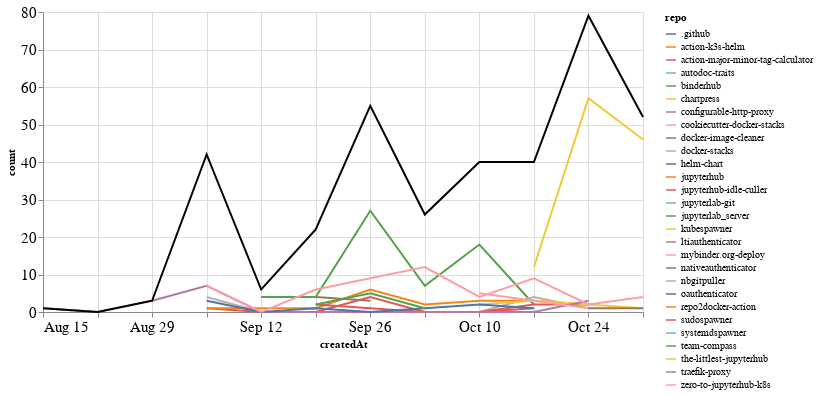

The cell this chart's notebook holds for it:
### Markdown cell above
### Comments

### Code cell
comments_time = comments.groupby('repo').resample('W', on='createdAt').count()['author'].reset_index()
comments_time = comments_time.rename(columns={'author': 'count'})
comments_time_total = comments_time.groupby('createdAt').agg({"count": "sum"}).reset_index()
ch1 = alt.Chart(comments_time, width=600).mark_line().encode(
    x='createdAt',
    y='count',
    color='repo',
    tooltip="repo"
)

ch2 = alt.Chart(comments_time_total, width=600).mark_line(color="black").encode(
    x='createdAt',
    y='count',
)

ch1 + ch2

### Figure 1 — Vega-Lite specification as saved in the notebook (floating-point values rounded to 4 significant figures)
{"config": {"axisLeft": {"labelFontSize": 15}, "axisBottom": {"labelFontSize": 15}}, "layer": [{"data": {"name": "data-5a19a6c5404fce756055b650444c51ff"}, "mark": "line", "encoding": {"color": {"type": "nominal", "field": "repo"}, "tooltip": {"type": "nominal", "field": "repo"}, "x": {"type": "temporal", "field": "createdAt"}, "y": {"type": "quantitative", "field": "count"}}, "width": 600}, {"data": {"name": "data-69717ef561808eaf6c317cfc4d11d044"}, "mark": {"type": "line", "color": "black"}, "encoding": {"x": {"type": "temporal", "field": "createdAt"}, "y": {"type": "quantitative", "field": "count"}}, "width": 600}], "$schema": "https://vega.github.io/schema/vega-lite/v4.8.1.json", "datasets": {"data-5a19a6c5404fce756055b650444c51ff": [{"repo": ".github", "createdAt": "2021-10-24T00:00:00", "count": 1}, {"repo": "action-k3s-helm", "createdAt": "2021-10-10T00:00:00", "count": 5}, {"repo": "action-major-minor-tag-calculator", "createdAt": "2021-09-05T00:00:00", "count": 1}, {"repo": "action-major-minor-tag-calculator", "createdAt": "2021-09-12T00:00:00", "count": 0}, {"repo": "action-major-minor-tag-calculator", "createdAt": "2021-09-19T00:00:00", "count": 0}, {"repo": "action-major-minor-tag-calculator", "createdAt": "2021-09-26T00:00:00", "count": 4}, {"repo": "action-major-minor-tag-calculator", "createdAt": "2021-10-03T00:00:00", "count": 0}, {"repo": "action-major-minor-tag-calculator", "createdAt": "2021-10-10T00:00:00", "count": 0}, {"repo": "action-major-minor-tag-calculator", "createdAt": "2021-10-17T00:00:00", "count": 1}, {"repo": "autodoc-traits", "createdAt": "2021-10-24T00:00:00", "count": 1}, {"repo": "binderhub", "createdAt": "2021-09-12T00:00:00", "count": 4}, {"repo": "binderhub", "createdAt": "2021-09-19T00:00:00", "count": 4}, {"repo": "binderhub", "createdAt": "2021-09-26T00:00:00", "count": 27}, {"repo": "binderhub", "createdAt": "2021-10-03T00:00:00", "count": 7}, {"repo": "binderhub", "createdAt": "2021-10-10T00:00:00", "count": 18}, {"repo": "binderhub", "createdAt": "2021-10-17T00:00:00", "count": 2}, {"repo": "chartpress", "createdAt": "2021-09-05T00:00:00", "count": 2}, {"repo": "configurable-http-proxy", "createdAt": "2021-09-19T00:00:00", "count": 2}, {"repo": "cookiecutter-docker-stacks", "createdAt": "2021-09-05T00:00:00", "count": 1}, {"repo": "docker-image-cleaner", "createdAt": "2021-09-19T00:00:00", "count": 4}, {"repo": "docker-image-cleaner", "createdAt": "2021-09-26T00:00:00", "count": 3}, {"repo": "docker-stacks", "createdAt": "2021-09-05T00:00:00", "count": 4}, {"repo": "docker-stacks", "createdAt": "2021-09-12T00:00:00", "count": 0}, {"repo": "docker-stacks", "createdAt": "2021-09-19T00:00:00", "count": 0}, {"repo": "docker-stacks", "createdAt": "2021-09-26T00:00:00", "count": 0}, {"repo": "docker-stacks", "createdAt": "2021-10-03T00:00:00", "count": 0}, {"repo": "docker-stacks", "createdAt": "2021-10-10T00:00:00", "count": 0}, {"repo": "docker-stacks", "createdAt": "2021-10-17T00:00:00", "count": 4}, {"repo": "docker-stacks", "createdAt": "2021-10-24T00:00:00", "count": 1}, {"repo": "helm-chart", "createdAt": "2021-10-10T00:00:00", "count": 1}, {"repo": "jupyterhub", "createdAt": "2021-09-05T00:00:00", "count": 1}, {"repo": "jupyterhub", "createdAt": "2021-09-12T00:00:00", "count": 1}, {"repo": "jupyterhub", "createdAt": "2021-09-19T00:00:00", "count": 1}, {"repo": "jupyterhub", "createdAt": "2021-09-26T00:00:00", "count": 6}, {"repo": "jupyterhub", "createdAt": "2021-10-03T00:00:00", "count": 2}, {"repo": "jupyterhub", "createdAt": "2021-10-10T00:00:00", "count": 3}, {"repo": "jupyterhub", "createdAt": "2021-10-17T00:00:00", "count": 3}, {"repo": "jupyterhub", "createdAt": "2021-10-24T00:00:00", "count": 2}, {"repo": "jupyterhub-idle-culler", "createdAt": "2021-09-19T00:00:00", "count": 2}, {"repo": "jupyterhub-idle-culler", "createdAt": "2021-09-26T00:00:00", "count": 1}, {"repo": "jupyterhub-idle-culler", "createdAt": "2021-10-03T00:00:00", "count": 0}, {"repo": "jupyterhub-idle-culler", "createdAt": "2021-10-10T00:00:00", "count": 0}, {"repo": "jupyterhub-idle-culler", "createdAt": "2021-10-17T00:00:00", "count": 2}, {"repo": "jupyterhub-idle-culler", "createdAt": "2021-10-24T00:00:00", "count": 2}, {"repo": "jupyterlab-git", "createdAt": "2021-10-03T00:00:00", "count": 2}, {"repo": "jupyterlab_server", "createdAt": "2021-10-03T00:00:00", "count": 1}, {"repo": "kubespawner", "createdAt": "2021-10-10T00:00:00", "count": 2}, {"repo": "kubespawner", "createdAt": "2021-10-17T00:00:00", "count": 3}, {"repo": "kubespawner", "createdAt": "2021-10-24T00:00:00", "count": 2}, {"repo": "kubespawner", "createdAt": "2021-10-31T00:00:00", "count": 1}, {"repo": "ltiauthenticator", "createdAt": "2021-08-15T00:00:00", "count": 1}, {"repo": "ltiauthenticator", "createdAt": "2021-08-22T00:00:00", "count": 0}, {"repo": "ltiauthenticator", "createdAt": "2021-08-29T00:00:00", "count": 3}, {"repo": "ltiauthenticator", "createdAt": "2021-09-05T00:00:00", "count": 7}, {"repo": "ltiauthenticator", "createdAt": "2021-09-12T00:00:00", "count": 0}, {"repo": "ltiauthenticator", "createdAt": "2021-09-19T00:00:00", "count": 0}, {"repo": "ltiauthenticator", "createdAt": "2021-09-26T00:00:00", "count": 0}, {"repo": "ltiauthenticator", "createdAt": "2021-10-03T00:00:00", "count": 0}, {"repo": "ltiauthenticator", "createdAt": "2021-10-10T00:00:00", "count": 0}, {"repo": "ltiauthenticator", "createdAt": "2021-10-17T00:00:00", "count": 0}, {"repo": "ltiauthenticator", "createdAt": "2021-10-24T00:00:00", "count": 3}, {"repo": "mybinder.org-deploy", "createdAt": "2021-10-10T00:00:00", "count": 5}, {"repo": "mybinder.org-deploy", "createdAt": "2021-10-17T00:00:00", "count": 3}, {"repo": "mybinder.org-deploy", "createdAt": "2021-10-24T00:00:00", "count": 1}, {"repo": "nativeauthenticator", "createdAt": "2021-10-24T00:00:00", "count": 1}, {"repo": "nativeauthenticator", "createdAt": "2021-10-31T00:00:00", "count": 1}, {"repo": "nbgitpuller", "createdAt": "2021-09-05T00:00:00", "count": 15}, {"repo": "oauthenticator", "createdAt": "2021-09-05T00:00:00", "count": 3}, {"repo": "oauthenticator", "createdAt": "2021-09-12T00:00:00", "count": 0}, {"repo": "oauthenticator", "createdAt": "2021-09-19T00:00:00", "count": 1}, {"repo": "oauthenticator", "createdAt": "2021-09-26T00:00:00", "count": 0}, {"repo": "oauthenticator", "createdAt": "2021-10-03T00:00:00", "count": 1}, {"repo": "oauthenticator", "createdAt": "2021-10-10T00:00:00", "count": 2}, {"repo": "oauthenticator", "createdAt": "2021-10-17T00:00:00", "count": 1}, {"repo": "repo2docker-action", "createdAt": "2021-09-05T00:00:00", "count": 1}, {"repo": "sudospawner", "createdAt": "2021-09-12T00:00:00", "count": 1}, {"repo": "systemdspawner", "createdAt": "2021-10-24T00:00:00", "count": 3}, {"repo": "team-compass", "createdAt": "2021-09-19T00:00:00", "count": 2}, {"repo": "team-compass", "createdAt": "2021-09-26T00:00:00", "count": 5}, {"repo": "team-compass", "createdAt": "2021-10-03T00:00:00", "count": 1}, {"repo": "the-littlest-jupyterhub", "createdAt": "2021-10-17T00:00:00", "count": 12}, {"repo": "the-littlest-jupyterhub", "createdAt": "2021-10-24T00:00:00", "count": 57}, {"repo": "the-littlest-jupyterhub", "createdAt": "2021-10-31T00:00:00", "count": 46}, {"repo": "traefik-proxy", "createdAt": "2021-10-24T00:00:00", "count": 3}, {"repo": "zero-to-jupyterhub-k8s", "createdAt": "2021-09-05T00:00:00", "count": 7}, {"repo": "zero-to-jupyterhub-k8s", "createdAt": "2021-09-12T00:00:00", "count": 0}, {"repo": "zero-to-jupyterhub-k8s", "createdAt": "2021-09-19T00:00:00", "count": 6}, {"repo": "zero-to-jupyterhub-k8s", "createdAt": "2021-09-26T00:00:00", "count": 9}, {"repo": "zero-to-jupyterhub-k8s", "createdAt": "2021-10-03T00:00:00", "count": 12}, {"repo": "zero-to-jupyterhub-k8s", "createdAt": "2021-10-10T00:00:00", "count": 4}, {"repo": "zero-to-jupyterhub-k8s", "createdAt": "2021-10-17T00:00:00", "count": 9}, {"repo": "zero-to-jupyterhub-k8s", "createdAt": "2021-10-24T00:00:00", "count": 2}, {"repo": "zero-to-jupyterhub-k8s", "createdAt": "2021-10-31T00:00:00", "count": 4}], "data-69717ef561808eaf6c317cfc4d11d044": [{"createdAt": "2021-08-15T00:00:00", "count": 1}, {"createdAt": "2021-08-22T00:00:00", "count": 0}, {"createdAt": "2021-08-29T00:00:00", "count": 3}, {"createdAt": "2021-09-05T00:00:00", "count": 42}, {"createdAt": "2021-09-12T00:00:00", "count": 6}, {"createdAt": "2021-09-19T00:00:00", "count": 22}, {"createdAt": "2021-09-26T00:00:00", "count": 55}, {"createdAt": "2021-10-03T00:00:00", "count": 26}, {"createdAt": "2021-10-10T00:00:00", "count": 40}, {"createdAt": "2021-10-17T00:00:00", "count": 40}, {"createdAt": "2021-10-24T00:00:00", "count": 79}, {"createdAt": "2021-10-31T00:00:00", "count": 52}]}}
